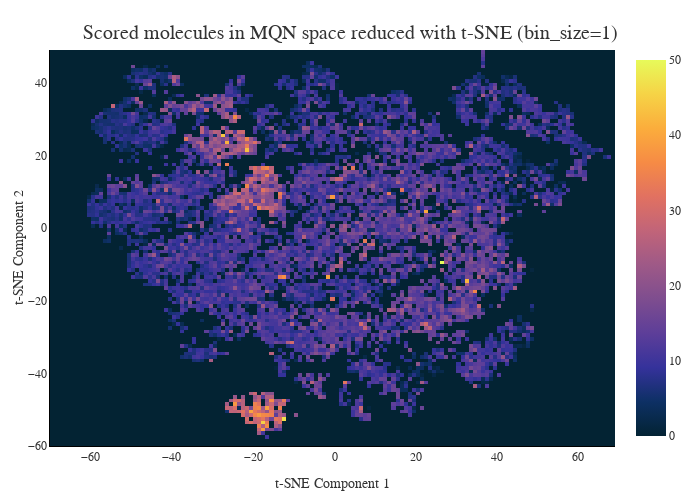

The cell this chart's notebook holds for it:
### Code cell
visualize_pickle_heatmap(
    # fname=f"scored_mix_tsne_perp30,60,90_ee40",
    fname=f"scored_mqn_tsne_perp30,60,90_ee40",
    method="t-SNE",
    # desc_type="MIX",
    desc_type="MQN",
    figure_fname=f"scored_mqn_tsne_perp60_ee40",
    force_zmax=50,
    bin_size=1,
    width=700,
    height=500,
    data_index=1,
)

### Figure 1 — Plotly figure (JSON) as saved in the notebook; plotly's stock layout.template omitted (floating-point values rounded to 4 significant figures; data arrays with more than 128 entries replaced by an {"elided": "..."} marker saying what was removed)
{"data": [{"colorscale": [[0, "rgb(3, 35, 51)"], [0.09091, "rgb(13, 48, 100)"], [0.1818, "rgb(53, 50, 155)"], [0.2727, "rgb(93, 62, 153)"], [0.3636, "rgb(126, 77, 143)"], [0.4545, "rgb(158, 89, 135)"], [0.5455, "rgb(193, 100, 121)"], [0.6364, "rgb(225, 113, 97)"], [0.7273, "rgb(246, 139, 69)"], [0.8182, "rgb(251, 173, 60)"], [0.9091, "rgb(246, 211, 70)"], [1, "rgb(231, 250, 90)"]], "name": "Perplexity 60, Early Exaggeration 40", "showlegend": true, "type": "heatmap", "visible": true, "x": {"elided": "139 float values"}, "y": [-59.5, -58.5, -57.5, -56.5, -55.5, -54.5, -53.5, -52.5, -51.5, -50.5, -49.5, -48.5, -47.5, -46.5, -45.5, -44.5, -43.5, -42.5, -41.5, -40.5, -39.5, -38.5, -37.5, -36.5, -35.5, -34.5, -33.5, -32.5, -31.5, -30.5, -29.5, -28.5, -27.5, -26.5, -25.5, -24.5, -23.5, -22.5, -21.5, -20.5, -19.5, -18.5, -17.5, -16.5, -15.5, -14.5, -13.5, -12.5, -11.5, -10.5, -9.5, -8.5, -7.5, -6.5, -5.5, -4.5, -3.5, -2.5, -1.5, -0.5, 0.5, 1.5, 2.5, 3.5, 4.5, 5.5, 6.5, 7.5, 8.5, 9.5, 10.5, 11.5, 12.5, 13.5, 14.5, 15.5, 16.5, 17.5, 18.5, 19.5, 20.5, 21.5, 22.5, 23.5, 24.5, 25.5, 26.5, 27.5, 28.5, 29.5, 30.5, 31.5, 32.5, 33.5, 34.5, 35.5, 36.5, 37.5, 38.5, 39.5, 40.5, 41.5, 42.5, 43.5, 44.5, 45.5, 46.5, 47.5, 48.5], "z": {"elided": "109x139 float values"}, "zmax": 50, "zmin": 0}], "layout": {"font": {"color": "#333333", "family": "Helvetica", "size": 12}, "height": 500, "legend": {"font": {"color": "#333333", "family": "Helvetica", "size": 12}, "x": 1.2, "y": 1}, "margin": {"b": 50, "l": 50, "r": 50, "t": 50}, "paper_bgcolor": "white", "plot_bgcolor": "white", "showlegend": false, "title": {"font": {"color": "#333333", "family": "Helvetica", "size": 20}, "text": "Scored molecules in MQN space reduced with t-SNE (bin_size=1)", "x": 0.5, "xanchor": "center", "y": 0.95, "yanchor": "top"}, "width": 700, "xaxis": {"gridcolor": "#e2e2e2", "gridwidth": 1, "linecolor": "#000000", "linewidth": 1, "mirror": false, "showgrid": false, "showticklabels": true, "tickfont": {"color": "#333333", "family": "Helvetica", "size": 12}, "title": {"font": {"color": "#333333", "family": "Helvetica", "size": 14}, "text": "t-SNE Component 1"}, "zeroline": false}, "yaxis": {"gridcolor": "#e2e2e2", "gridwidth": 1, "linecolor": "#000000", "linewidth": 1, "mirror": false, "showgrid": false, "showticklabels": true, "tickfont": {"color": "#333333", "family": "Helvetica", "size": 12}, "title": {"font": {"color": "#333333", "family": "Helvetica", "size": 14}, "standoff": 0, "text": "t-SNE Component 2"}, "zeroline": false}}}
